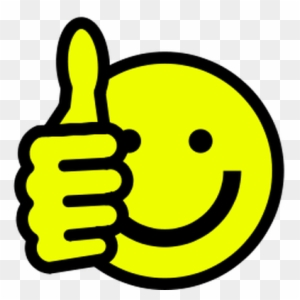
#> input picture haha2.jpeg, 300 x 300 px, found by its file name
$ python tugas3c1.py
#> lines starting #> are read from the running program, lines starting #| are printed output that depends on the picture
import cv2 as cv
e1 = cv.getTickCount()
# your code execution
e2 = cv.getTickCount()
time = (e2 - e1)/ cv.getTickFrequency()
img1 = cv.imread('haha2.jpeg')
#> img1 is the input picture: shape (300, 300, 3); mean B, G, R 101.7, 197.5, 191.9
e1 = cv.getTickCount()
for i in range(5,49,2):
    img1 = cv.medianBlur(img1,i)
#> this loop made 22 passes
#> pass 2, `img1 = cv.medianBlur(img1,i)`:
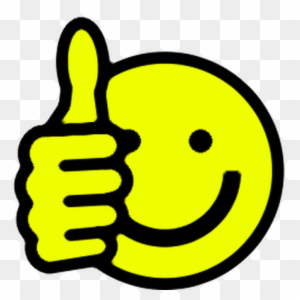
#> img1: shape (300, 300, 3); mean B, G, R 100.5, 197.3, 191.7
#> after the loop:
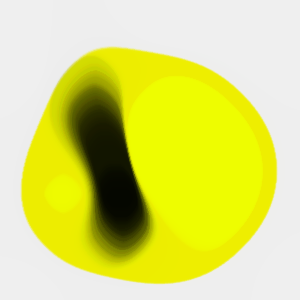
#> img1: shape (300, 300, 3); mean B, G, R 113.7, 222, 218.3
e2 = cv.getTickCount()
t = (e2 - e1)/cv.getTickFrequency()
print( t )
# Result I go
